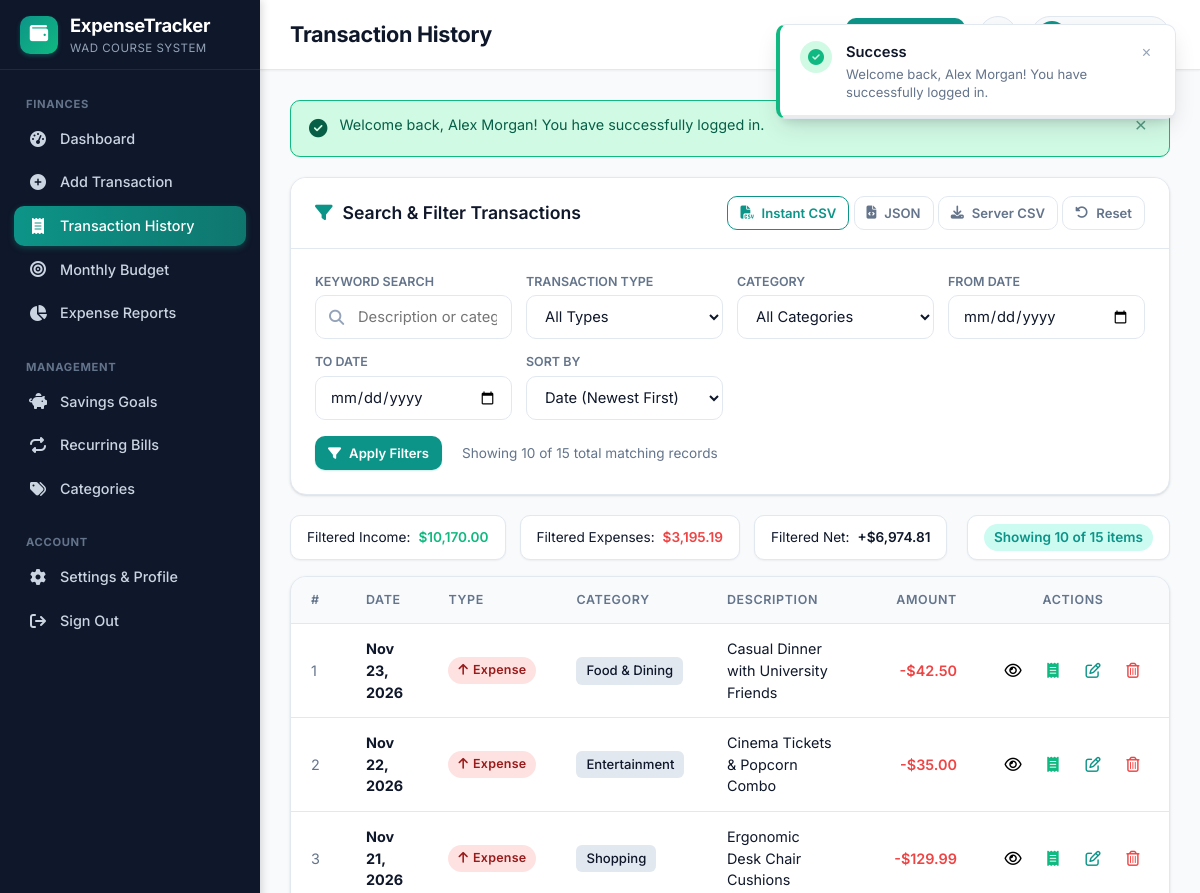
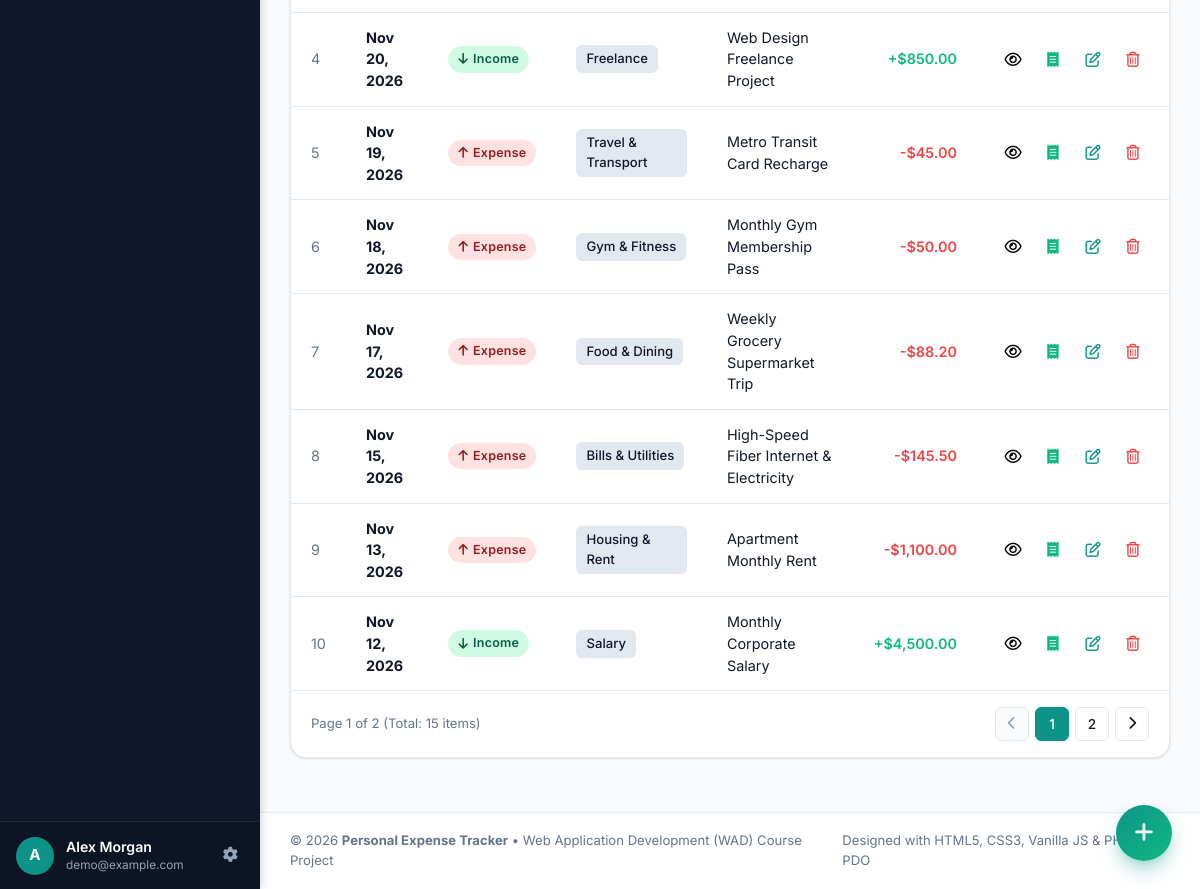
/pages/history.php (signed in), run on the app's committed database (2 pictures, top to bottom).
### tables this page shows
CREATE TABLE `transactions` (
  `id` INT AUTO_INCREMENT PRIMARY KEY,
  `user_id` INT NOT NULL,
  `category_id` INT NOT NULL,
  `type` ENUM('income', 'expense') NOT NULL,
  `amount` DECIMAL(10,2) NOT NULL,
  `description` VARCHAR(255) NULL,
  `transaction_date` DATE NOT NULL,
  `created_at` TIMESTAMP DEFAULT CURRENT_TIMESTAMP,
  CONSTRAINT `fk_transactions_user` FOREIGN KEY (`user_id`) 
    REFERENCES `users` (`id`) ON DELETE CASCADE,
  CONSTRAINT `fk_transactions_category` FOREIGN KEY (`category_id`) 
    REFERENCES `categories` (`id`) ON DELETE CASCADE
);

CREATE TABLE `categories` (
  `id` INT AUTO_INCREMENT PRIMARY KEY,
  `user_id` INT NULL DEFAULT NULL,
  `name` VARCHAR(60) NOT NULL,
  `type` ENUM('income', 'expense') NOT NULL,
  `created_at` TIMESTAMP DEFAULT CURRENT_TIMESTAMP,
  CONSTRAINT `fk_categories_user` FOREIGN KEY (`user_id`) 
    REFERENCES `users` (`id`) ON DELETE CASCADE
);

### pages/history.php (the view, shortened to what the rows shown need)
<?php
require_once __DIR__ . '/../includes/auth_check.php';
$userId = get_user_id();
$sortOption    = trim($_GET['sort'] ?? 'date_desc');
$currentPage   = max(1, (int)($_GET['page'] ?? 1));
$perPage       = 10;
$whereClauses = ["t.user_id = :user_id"];
$params = [':user_id' => $userId];
$whereSql = "WHERE " . implode(" AND ", $whereClauses);
$orderSql = "ORDER BY t.transaction_date DESC, t.id DESC";
switch ($sortOption) {
    default:
        $orderSql = "ORDER BY t.transaction_date DESC, t.id DESC";
        break;
}
$offset = ($currentPage - 1) * $perPage;
$recordsSql = "
    SELECT
        t.id, t.user_id, t.category_id, t.type, t.amount, t.description,
        t.transaction_date, t.created_at, c.name AS category_name
    FROM transactions t
    JOIN categories c ON t.category_id = c.id
    $whereSql
    $orderSql
    LIMIT :limit OFFSET :offset
";
$recordsStmt = $pdo->prepare($recordsSql);
foreach ($params as $key => $val) {
    $recordsStmt->bindValue($key, $val);
}
$recordsStmt->bindValue(':limit', (int)$perPage, PDO::PARAM_INT);
$recordsStmt->bindValue(':offset', (int)$offset, PDO::PARAM_INT);
$recordsStmt->execute();
$transactions = $recordsStmt->fetchAll();
include __DIR__ . '/../includes/header.php';
?>
<div class="history-page">
    <div class="card table-card">
        <div class="card-body p-0">
            <?php if (!empty($transactions)): ?>
                <div class="table-responsive">
                    <table class="data-table">
                        <thead>
                            <tr>
                                <th>#</th>
                                <th>Date</th>
                                <th>Type</th>
                                <th>Category</th>
                                <th>Description</th>
                                <th class="text-right">Amount</th>
                                <th class="text-center">Actions</th>
                            </tr>
                        </thead>
                        <tbody>
                            <?php
                            $rowNum = $offset + 1;
                            foreach ($transactions as $tx):
                            ?>
                                <tr>
                                    <td class="text-muted"><?= $rowNum++ ?></td>
                                    <td>
                                        <strong><?= e(format_date($tx['transaction_date'])) ?></strong>
                                    </td>
                                    <td>
                                        <span class="badge badge-<?= ($tx['type'] === 'income') ? 'success' : 'danger' ?>">
                                            <i class="fa-solid fa-<?= ($tx['type'] === 'income') ? 'arrow-down' : 'arrow-up' ?>"></i>
                                            <?= ucfirst(e($tx['type'])) ?>
                                        </span>
                                    </td>
                                    <td>
                                        <span class="category-tag"><?= e($tx['category_name']) ?></span>
                                    </td>
                                    <td>
                                        <?= !empty($tx['description']) ? e($tx['description']) : '<em class="text-muted">No description</em>' ?>
                                    </td>
                                    <td class="text-right font-semibold <?= ($tx['type'] === 'income') ? 'text-success' : 'text-danger' ?>">
                                        <?= ($tx['type'] === 'income' ? '+' : '-') . format_currency($tx['amount']) ?>
                                    </td>
                                    <td class="text-center">
                                        <div class="action-btn-group">
                                            <button type="button" class="btn-icon text-info view-tx-btn"
                                                    title="View Details"
                                                    data-id="<?= (int)$tx['id'] ?>"
                                                    data-date="<?= e(format_date($tx['transaction_date'])) ?>"
                                                    data-type="<?= ucfirst(e($tx['type'])) ?>"
                                                    data-category="<?= e($tx['category_name']) ?>"
                                                    data-amount="<?= format_currency($tx['amount']) ?>"
                                                    data-desc="<?= e($tx['description'] ?? 'None') ?>"
                                                    data-created="<?= e(format_date($tx['created_at'], 'M d, Y h:i A')) ?>">
                                                <i class="fa-regular fa-eye"></i>
                                            </button>
                                            <button type="button" class="btn-icon text-success"
                                                    title="Generate Receipt Voucher"
                                                    onclick="showTransactionReceipt('<?= e(format_date($tx['transaction_date'])) ?>', '<?= e($tx['type']) ?>', '<?= e($tx['category_name']) ?>', '<?= e(addslashes($tx['description'] ?? '')) ?>', <?= (float)$tx['amount'] ?>)">
                                                <i class="fa-solid fa-receipt"></i>
                                            </button>
                                            <a href="<?= e(app_url('pages/edit_transaction.php?id=' . $tx['id'])) ?>"
                                               class="btn-icon text-primary" title="Edit Record">
                                                <i class="fa-regular fa-pen-to-square"></i>
                                            </a>
                                            <form action="<?= e(app_url('actions/delete_transaction.php')) ?>"
                                                  method="POST" class="delete-form" style="display:inline;"
                                                  onsubmit="return confirm('Are you sure you want to permanently delete this transaction?');">
                                                <button type="submit" class="btn-icon text-danger" title="Delete Record">
                                                    <i class="fa-regular fa-trash-can"></i>
                                                </button>
                                            </form>
                                        </div>
                                    </td>
                                </tr>
                            <?php endforeach; ?>
                        </tbody>
                    </table>
                </div>
            <?php endif; ?>
        </div>
    </div>
</div>
<?php include __DIR__ . '/../includes/footer.php'; ?>

### data on the page
transactions: transaction_date "Nov 23, 2026", type "Expense", category.name "Food & Dining", description "Casual Dinner with University Friends", amount "$42.50"
transactions: transaction_date "Nov 22, 2026", type "Expense", category.name "Entertainment", description "Cinema Tickets & Popcorn Combo", amount "$35.00"
transactions: transaction_date "Nov 21, 2026", type "Expense", category.name "Shopping", description "Ergonomic Desk Chair Cushions", amount "$129.99"
transactions: transaction_date "Nov 20, 2026", type "Income", category.name "Freelance", description "Web Design Freelance Project", amount "$850.00"
transactions: transaction_date "Nov 19, 2026", type "Expense", category.name "Travel & Transport", description "Metro Transit Card Recharge", amount "$45.00"
transactions: transaction_date "Nov 18, 2026", type "Expense", category.name "Gym & Fitness", description "Monthly Gym Membership Pass", amount "$50.00"
transactions: transaction_date "Nov 17, 2026", type "Expense", category.name "Food & Dining", description "Weekly Grocery Supermarket Trip", amount "$88.20"
transactions: transaction_date "Nov 15, 2026", type "Expense", category.name "Bills & Utilities", description "High-Speed Fiber Internet & Electricity", amount "$145.50"
transactions: transaction_date "Nov 13, 2026", type "Expense", category.name "Housing & Rent", description "Apartment Monthly Rent", amount "$1,100.00"
transactions: transaction_date "Nov 12, 2026", type "Income", category.name "Salary", description "Monthly Corporate Salary", amount "$4,500.00"

### other printed values
substr(e(get_user_name()), 0, 1) "A"
get_user_name() "Alex Morgan"
get_user_email() "demo@example.com"
$pageTitle "Transaction History"
$flash['message'] "Welcome back, Alex Morgan! You have successfully logged in."
count($transactions) "10"
$totalRecords "15"
format_currency($filteredIncome) "$10,170.00"
format_currency($filteredExpense) "$3,195.19"
format_currency($filteredNet) "$6,974.81"
$currentPage "1"
$totalPages "2"
